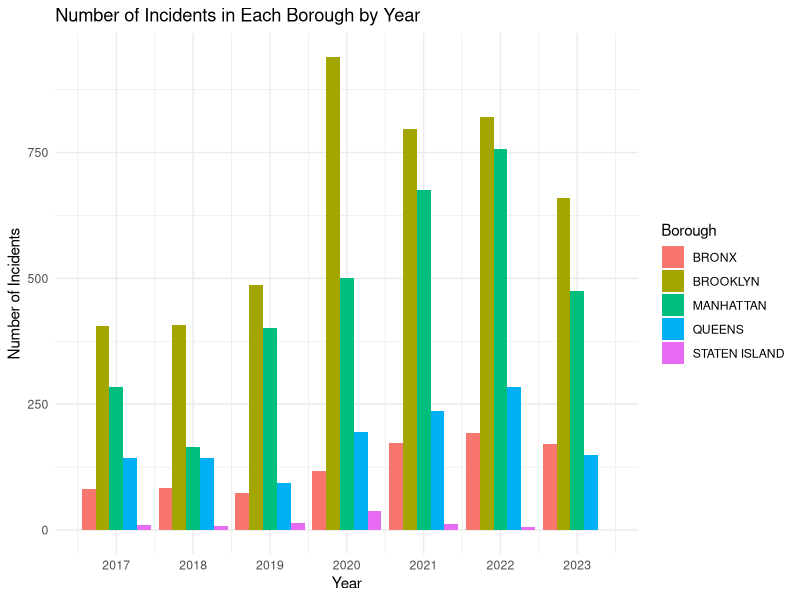

Source code (R):
## ---- chunk 1
library(ggplot2)
library(readxl)
library(readr)
library(tidyverse)
## ---- chunk 2
df_descriptive=read_csv("filtered_merged_dataset_sample.csv")
## ---- chunk 3
# Summarize data: count the number of incidents by borough and year
incident_summary <- df_descriptive %>%
  group_by(BORO, Year) %>%
  summarise(Number_of_Incidents = n(), .groups = "drop") %>%
  # Ensure missing years and boroughs are included
  complete(BORO, Year = full_seq(min(df_descriptive$Year):max(df_descriptive$Year), 1), fill = list(Number_of_Incidents = 0))

# Create the bar plot
ggplot(incident_summary, aes(x = Year, y = Number_of_Incidents, fill = BORO)) +
  geom_bar(stat = "identity", position = "dodge") +
  labs(
    title = "Number of Incidents in Each Borough by Year",
    x = "Year",
    y = "Number of Incidents",
    fill = "Borough"
  ) +
  scale_x_continuous(breaks = seq(min(df_descriptive$Year), max(df_descriptive$Year), by = 1)) +
  theme_minimal()
